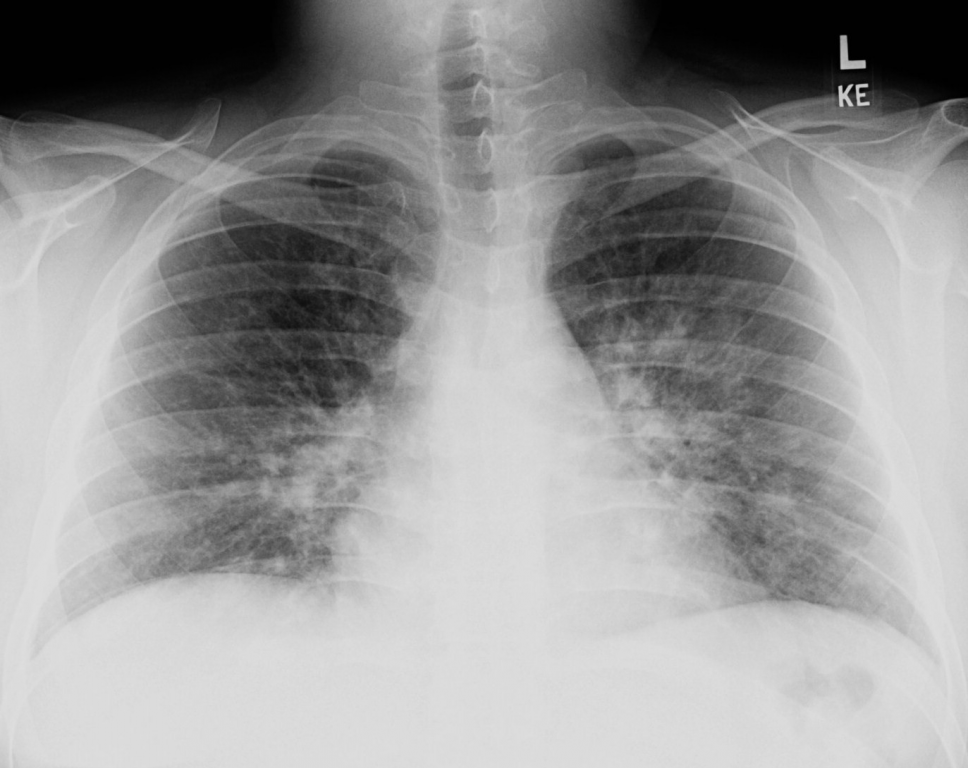
#> input picture 1Figure.jpg, 968 x 768 px
$ jupyter execute HISTOGRAM_OF_IMAGE.ipynb   (shell and % lines are left out)
#> lines starting #> are read from the running program, lines starting #| are printed output that depends on the picture
[cell 1]
from matplotlib import pyplot as plt
import numpy as np
import cv2

[cell 2]
cd BOOK_CHAPTER_ROLE_OF_AI_TELEHEALTH_BY_SPRINGER_NOVEMBER_2023-abc.txt

[cell 3]
img = cv2.imread('1Figure.jpg', 0)
#> img is the input picture: shape (768, 968); min 0, max 223, mean 150.8

[cell 4]
plt.imshow(img, cmap='gray')

[cell 5]
def make_histogram(image, bins=256):

    # array with size of bins, set to zeros
    histogram = np.zeros(bins)

    # loop through pixels and sum up counts of pixels
    for pixel in image:
        histogram[pixel] += 1

    # return our final result
    return histogram

[cell 6]
def cumsum(values):
    result = [values[0]]
    for i in values[1:]:
        result.append(result[-1] + i)
    return result

[cell 7]
def normalize(entries):

    numerator = (entries - np.min(entries)) * 255
    denorminator = np.max(entries) - np.min(entries)

    # re-normalize the cdf
    result = numerator / denorminator
    result.astype('uint8') # convert float into int

    return result

[cell 8]
def equalizeHist(img):

    flatten_img = img.flatten() # convert array into 1D

    cumulativeSum = cumsum(make_histogram(flatten_img))
#> after the loop in make_histogram, `for pixel in image:`: histogram = 256 values, max 39967 at index 218, min 0 at index 224, mean 2904
#> in cumsum, `result = [values[0]]`: result = [322]
#> the loop in cumsum, `for i in values[1:]:` made 255 passes
#> i on passes 1 to 3: 36007, 2424, 1628
#> after the loop in cumsum, `for i in values[1:]:`: result = 256 values from 322 to 743424

    cumulativeSum_norm = normalize(cumulativeSum)

    img_new_his = cumulativeSum_norm[flatten_img]

    # convert array back to original shape
    img_new = np.reshape(img_new_his, img.shape)

    return img_new, cumulativeSum_norm

[cell 9]
def drawImage(orignal, result, hist):

    fig, axes = plt.subplots(2, 2, figsize=(10, 7))
    axes[0, 0].imshow(orignal, cmap='gray')
    axes[0, 0].set_title('Result before equalization')

    axes[1, 0].hist(orignal.flatten(), 256, [0,256])


    axes[0, 1].imshow(result, cmap='gray')
    axes[0, 1].set_title('Result after equalization')

    # Here you need to calculate hist of resulted image
    axes[1, 1].hist(result.ravel(),256,[0,256]);

    fig.savefig('Result.png')

[cell 10]
result, normalized_cumsum = equalizeHist(img)
#> in normalize, `numerator = (entries - np.min(entries)) * 255`: numerator = 256 values from 0 to 189491010
#> in normalize, `denorminator = np.max(entries) - np.min(entries)`: denorminator = 743102
#> in normalize, `result = numerator / denorminator`: result = 256 values from 0 to 255
#> in equalizeHist, `img_new = np.reshape(img_new_his, img.shape)`:
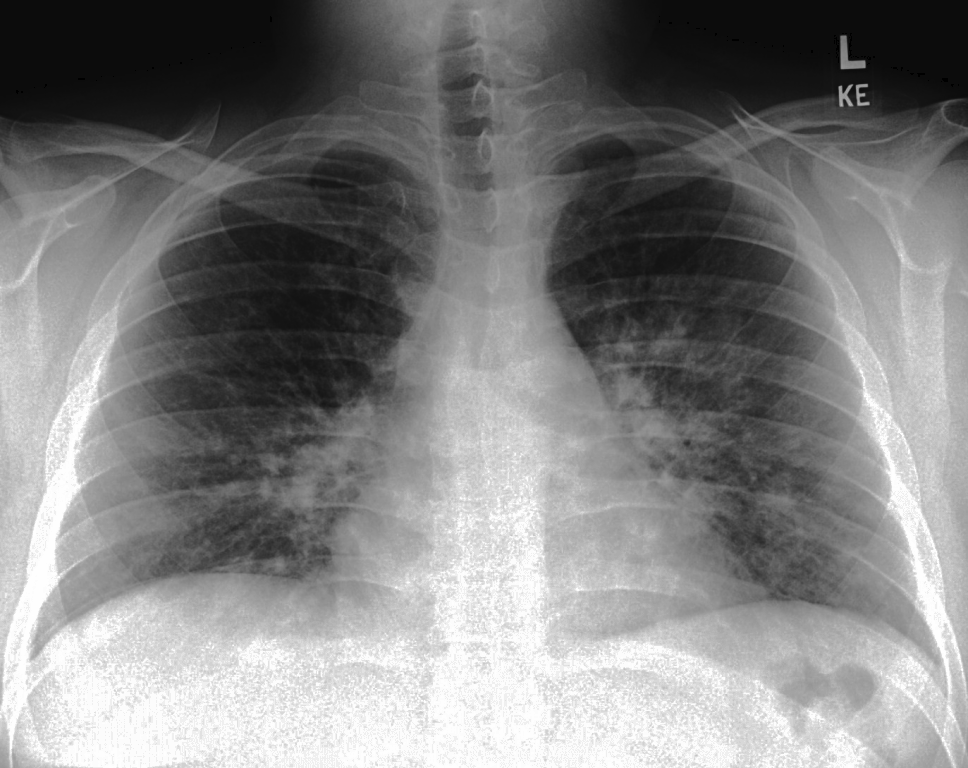
#> img_new: shape (768, 968) float64; min 0, max 255, mean 129.4
#> normalized_cumsum = 256 values from 0 to 255

[cell 11]
drawImage(img, result, normalized_cumsum)
#> in drawImage, `fig.savefig('Result.png')`:
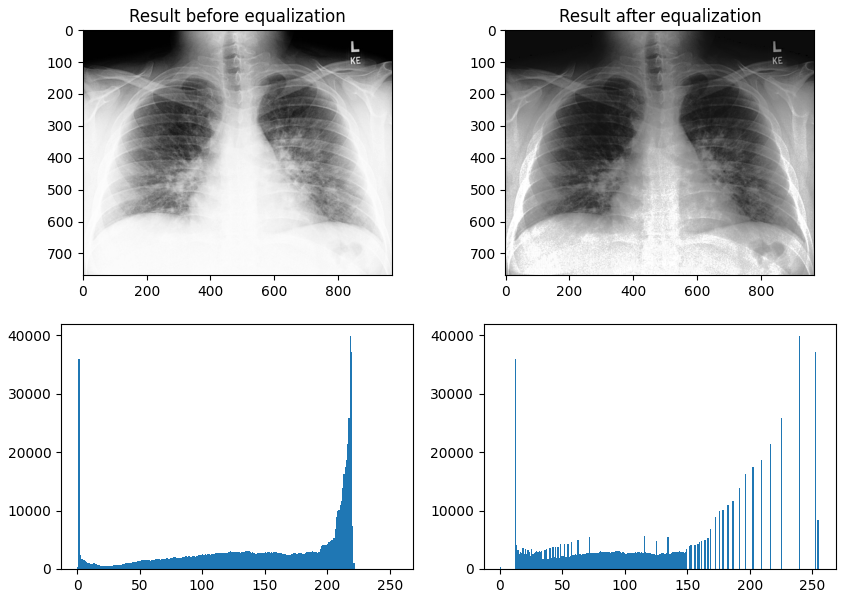
#> figure drawn by matplotlib, 4 panels; panel 3: tallest bar 39967 high, from x = 218 to 219; panel 4: tallest bar 39967 high, from x = 239 to 240

$ run again, with 2Figure.jpg copied over 1Figure.jpg
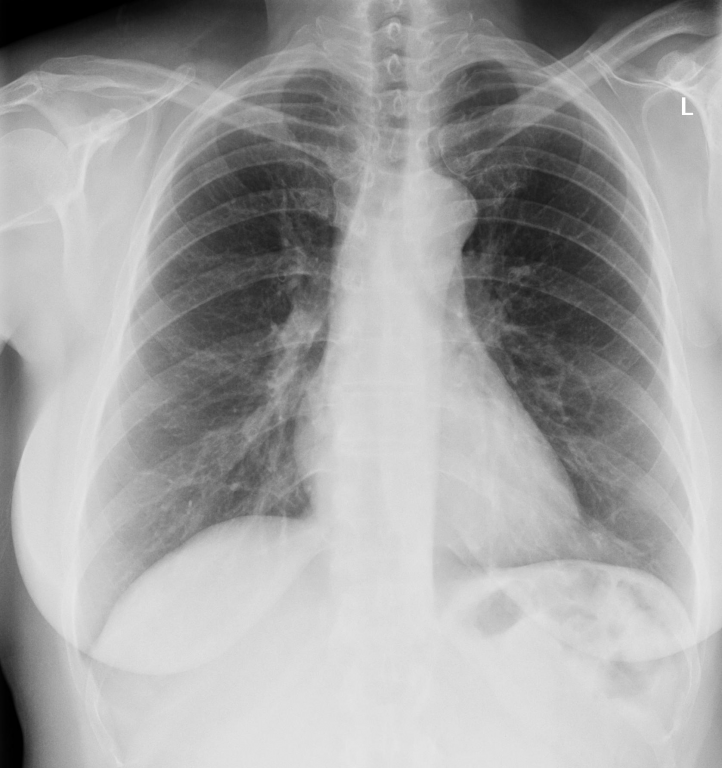
#> input picture 2Figure.jpg, 722 x 768 px
#> img is the input picture: shape (768, 722); min 0, max 255, mean 162.9
#> the loop in make_histogram, `for pixel in image:` made 554496 passes
#> pixel on passes 1, 2, 4: 4, 3, 1
#> after the loop in make_histogram, `for pixel in image:`: histogram = 256 values, max 11262 at index 217, min 0 at index 232, mean 2166
#> in cumsum, `result = [values[0]]`: result = [2836]
#> the loop in cumsum, `for i in values[1:]:` made 255 passes
#> i on passes 1 to 3: 756, 412, 220
#> after the loop in cumsum, `for i in values[1:]:`: result = 256 values from 2836 to 554496
#> numerator = 256 values from 0 to 140673300
#> denorminator = 551660
#> in normalize, `result = numerator / denorminator`: result = 256 values from 0 to 255
#> in equalizeHist, `img_new = np.reshape(img_new_his, img.shape)`:
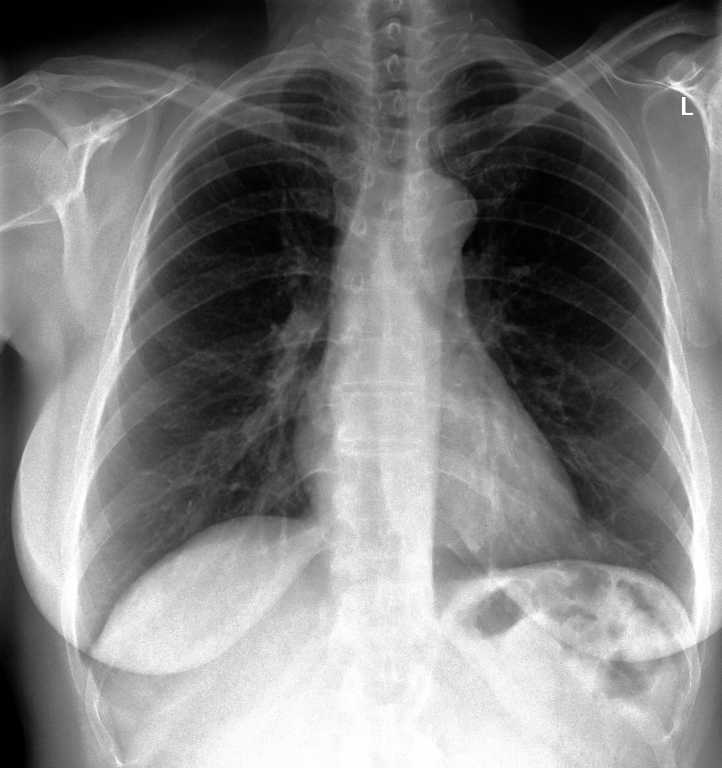
#> img_new: shape (768, 722) float64; min 0, max 255, mean 127.9
#> in drawImage, `fig.savefig('Result.png')`:
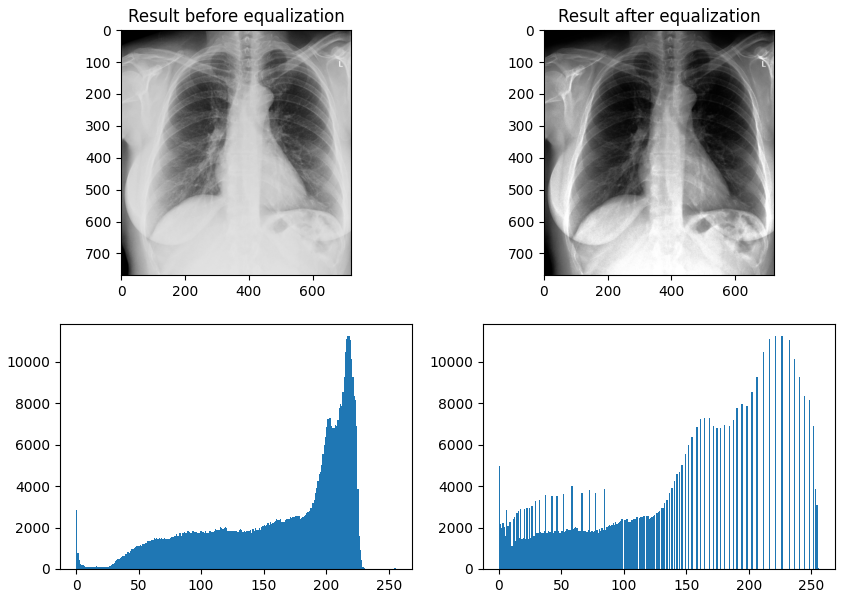
#> figure drawn by matplotlib, 4 panels; panel 3: tallest bar 11262 high, from x = 217 to 218; panel 4: tallest bar 11262 high, from x = 221 to 222
